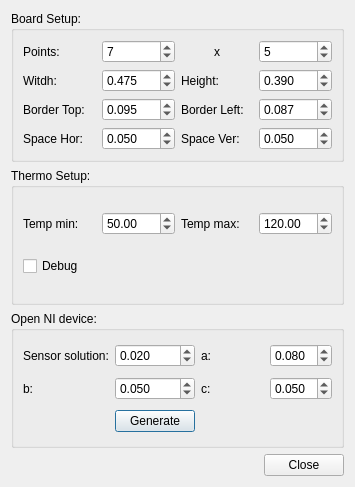
<?xml version="1.0" encoding="UTF-8"?>
<ui version="4.0">
 <class>ConfigDialog</class>
 <widget class="QDialog" name="ConfigDialog">
  <property name="geometry">
   <rect>
    <x>0</x>
    <y>0</y>
    <width>355</width>
    <height>487</height>
   </rect>
  </property>
  <property name="windowTitle">
   <string>Dialog</string>
  </property>
  <layout class="QVBoxLayout" name="verticalLayout">
   <item>
    <widget class="QGroupBox" name="groupBox">
     <property name="title">
      <string>Board Setup:</string>
     </property>
     <layout class="QGridLayout" name="gridLayout">
      <item row="3" column="3">
       <widget class="QDoubleSpinBox" name="_spinBorderLeft">
        <property name="decimals">
         <number>3</number>
        </property>
        <property name="minimum">
         <double>0.001000000000000</double>
        </property>
        <property name="maximum">
         <double>9.990000000000000</double>
        </property>
        <property name="singleStep">
         <double>0.010000000000000</double>
        </property>
        <property name="value">
         <double>0.087000000000000</double>
        </property>
       </widget>
      </item>
      <item row="3" column="1">
       <widget class="QDoubleSpinBox" name="_spinBorderTop">
        <property name="decimals">
         <number>3</number>
        </property>
        <property name="minimum">
         <double>0.001000000000000</double>
        </property>
        <property name="maximum">
         <double>9.990000000000000</double>
        </property>
        <property name="singleStep">
         <double>0.010000000000000</double>
        </property>
        <property name="value">
         <double>0.095000000000000</double>
        </property>
       </widget>
      </item>
      <item row="3" column="0">
       <widget class="QLabel" name="label_5">
        <property name="text">
         <string>Border Top:</string>
        </property>
       </widget>
      </item>
      <item row="1" column="1">
       <widget class="QSpinBox" name="_spinPointsWidth">
        <property name="value">
         <number>7</number>
        </property>
       </widget>
      </item>
      <item row="1" column="0">
       <widget class="QLabel" name="label_3">
        <property name="text">
         <string>Points:</string>
        </property>
       </widget>
      </item>
      <item row="2" column="0">
       <widget class="QLabel" name="label_4">
        <property name="text">
         <string>Witdh:</string>
        </property>
       </widget>
      </item>
      <item row="2" column="2">
       <widget class="QLabel" name="label_2">
        <property name="text">
         <string>Height:</string>
        </property>
       </widget>
      </item>
      <item row="1" column="2">
       <widget class="QLabel" name="label">
        <property name="text">
         <string>x</string>
        </property>
        <property name="alignment">
         <set>Qt::AlignCenter</set>
        </property>
       </widget>
      </item>
      <item row="1" column="3">
       <widget class="QSpinBox" name="_spinPointsHeight">
        <property name="value">
         <number>5</number>
        </property>
       </widget>
      </item>
      <item row="2" column="1">
       <widget class="QDoubleSpinBox" name="_spinWidth">
        <property name="decimals">
         <number>3</number>
        </property>
        <property name="maximum">
         <double>9.999000000000001</double>
        </property>
        <property name="value">
         <double>0.475000000000000</double>
        </property>
       </widget>
      </item>
      <item row="2" column="3">
       <widget class="QDoubleSpinBox" name="_spinHeight">
        <property name="decimals">
         <number>3</number>
        </property>
        <property name="maximum">
         <double>9.999000000000001</double>
        </property>
        <property name="singleStep">
         <double>0.010000000000000</double>
        </property>
        <property name="value">
         <double>0.390000000000000</double>
        </property>
       </widget>
      </item>
      <item row="3" column="2">
       <widget class="QLabel" name="label_6">
        <property name="text">
         <string>Border Left:</string>
        </property>
       </widget>
      </item>
      <item row="4" column="1">
       <widget class="QDoubleSpinBox" name="_spinSpaceHor">
        <property name="decimals">
         <number>3</number>
        </property>
        <property name="minimum">
         <double>0.001000000000000</double>
        </property>
        <property name="maximum">
         <double>9.990000000000000</double>
        </property>
        <property name="singleStep">
         <double>0.010000000000000</double>
        </property>
        <property name="value">
         <double>0.050000000000000</double>
        </property>
       </widget>
      </item>
      <item row="4" column="3">
       <widget class="QDoubleSpinBox" name="_spinSpaceVer">
        <property name="decimals">
         <number>3</number>
        </property>
        <property name="minimum">
         <double>0.001000000000000</double>
        </property>
        <property name="maximum">
         <double>9.990000000000000</double>
        </property>
        <property name="singleStep">
         <double>0.010000000000000</double>
        </property>
        <property name="value">
         <double>0.050000000000000</double>
        </property>
       </widget>
      </item>
      <item row="4" column="0">
       <widget class="QLabel" name="label_7">
        <property name="text">
         <string>Space Hor:</string>
        </property>
       </widget>
      </item>
      <item row="4" column="2">
       <widget class="QLabel" name="label_8">
        <property name="text">
         <string>Space Ver:</string>
        </property>
       </widget>
      </item>
     </layout>
    </widget>
   </item>
   <item>
    <widget class="QGroupBox" name="groupBox_2">
     <property name="title">
      <string>Thermo Setup:</string>
     </property>
     <layout class="QGridLayout" name="gridLayout_2">
      <item row="0" column="0">
       <widget class="QLabel" name="label_9">
        <property name="text">
         <string>Temp min:</string>
        </property>
       </widget>
      </item>
      <item row="0" column="1">
       <widget class="QDoubleSpinBox" name="_spinTempMin">
        <property name="maximum">
         <double>200.000000000000000</double>
        </property>
        <property name="value">
         <double>50.000000000000000</double>
        </property>
       </widget>
      </item>
      <item row="0" column="2">
       <widget class="QLabel" name="label_10">
        <property name="text">
         <string>Temp max:</string>
        </property>
       </widget>
      </item>
      <item row="0" column="3">
       <widget class="QDoubleSpinBox" name="_spinTempMax">
        <property name="maximum">
         <double>200.000000000000000</double>
        </property>
        <property name="value">
         <double>120.000000000000000</double>
        </property>
       </widget>
      </item>
      <item row="1" column="0">
       <widget class="QCheckBox" name="_checkDebugThermo">
        <property name="text">
         <string>Debug</string>
        </property>
       </widget>
      </item>
     </layout>
    </widget>
   </item>
   <item>
    <widget class="QGroupBox" name="groupBox_3">
     <property name="title">
      <string>Open NI device:</string>
     </property>
     <layout class="QGridLayout" name="gridLayout_3">
      <item row="0" column="2">
       <widget class="QLabel" name="label_12">
        <property name="text">
         <string>a:</string>
        </property>
       </widget>
      </item>
      <item row="0" column="1">
       <widget class="QDoubleSpinBox" name="_spinSensorSolution">
        <property name="decimals">
         <number>3</number>
        </property>
        <property name="minimum">
         <double>0.001000000000000</double>
        </property>
        <property name="maximum">
         <double>1.000000000000000</double>
        </property>
        <property name="singleStep">
         <double>0.010000000000000</double>
        </property>
        <property name="value">
         <double>0.020000000000000</double>
        </property>
       </widget>
      </item>
      <item row="1" column="3">
       <widget class="QDoubleSpinBox" name="_spinC">
        <property name="decimals">
         <number>3</number>
        </property>
        <property name="minimum">
         <double>0.001000000000000</double>
        </property>
        <property name="maximum">
         <double>1.000000000000000</double>
        </property>
        <property name="singleStep">
         <double>0.010000000000000</double>
        </property>
        <property name="value">
         <double>0.050000000000000</double>
        </property>
       </widget>
      </item>
      <item row="1" column="1">
       <widget class="QDoubleSpinBox" name="_spinB">
        <property name="decimals">
         <number>3</number>
        </property>
        <property name="minimum">
         <double>0.001000000000000</double>
        </property>
        <property name="maximum">
         <double>1.000000000000000</double>
        </property>
        <property name="singleStep">
         <double>0.010000000000000</double>
        </property>
        <property name="value">
         <double>0.050000000000000</double>
        </property>
       </widget>
      </item>
      <item row="0" column="3">
       <widget class="QDoubleSpinBox" name="_spinA">
        <property name="decimals">
         <number>3</number>
        </property>
        <property name="minimum">
         <double>0.001000000000000</double>
        </property>
        <property name="maximum">
         <double>1.000000000000000</double>
        </property>
        <property name="singleStep">
         <double>0.010000000000000</double>
        </property>
        <property name="value">
         <double>0.080000000000000</double>
        </property>
       </widget>
      </item>
      <item row="0" column="0">
       <widget class="QLabel" name="label_11">
        <property name="text">
         <string>Sensor solution:</string>
        </property>
       </widget>
      </item>
      <item row="1" column="2">
       <widget class="QLabel" name="label_14">
        <property name="text">
         <string>c:</string>
        </property>
       </widget>
      </item>
      <item row="1" column="0">
       <widget class="QLabel" name="label_13">
        <property name="text">
         <string>b:</string>
        </property>
       </widget>
      </item>
      <item row="2" column="1">
       <widget class="QPushButton" name="_buttonGenerate">
        <property name="text">
         <string>Generate</string>
        </property>
       </widget>
      </item>
     </layout>
    </widget>
   </item>
   <item>
    <layout class="QHBoxLayout" name="horizontalLayout">
     <item>
      <spacer name="horizontalSpacer">
       <property name="orientation">
        <enum>Qt::Horizontal</enum>
       </property>
       <property name="sizeHint" stdset="0">
        <size>
         <width>40</width>
         <height>20</height>
        </size>
       </property>
      </spacer>
     </item>
     <item>
      <widget class="QPushButton" name="_buttonClose">
       <property name="text">
        <string>Close</string>
       </property>
      </widget>
     </item>
    </layout>
   </item>
  </layout>
 </widget>
 <resources/>
 <connections/>
</ui>
